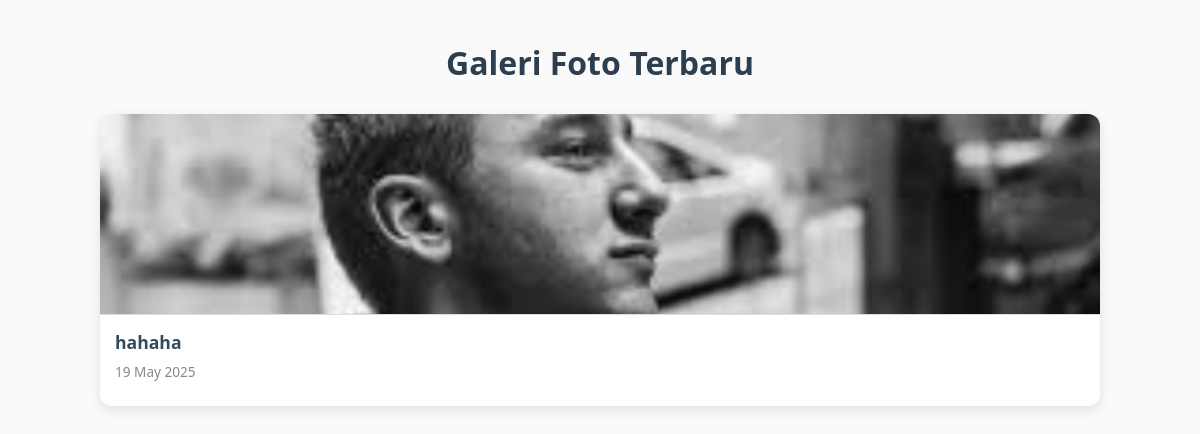
The app's page /galeri/, older data.
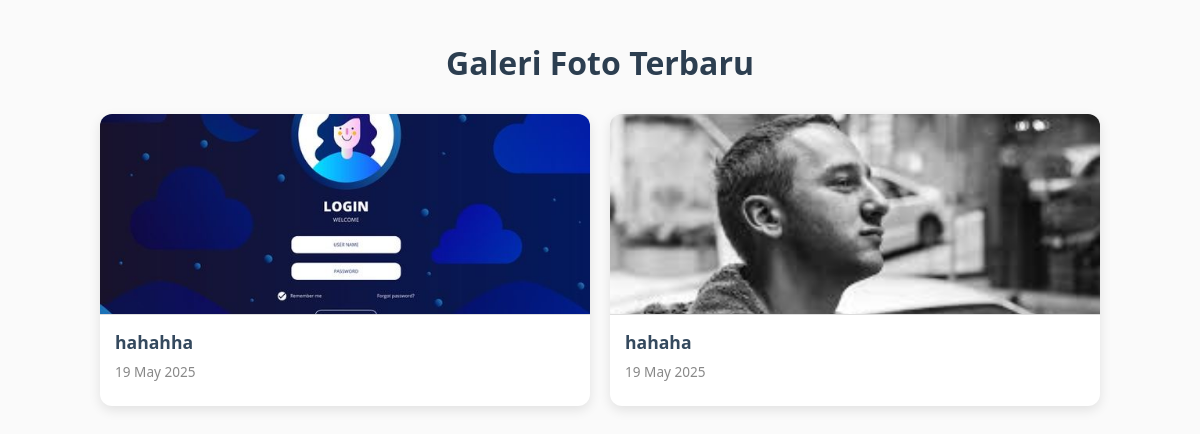
The same page, newer data.
### web/models.py (models this page shows, shortened)
class Galeri(models.Model):
    judul = models.CharField(max_length=200)
    gambar = models.ImageField(upload_to='galeri/')
    keterangan = models.TextField(blank=True, null=True)
    tanggal_upload = models.DateTimeField(auto_now_add=True)

### web/views.py (the view)
# urls.py: path('galeri/', views.galeri_list, name='galeri_list'),
def galeri_list(request):
    galeri = Galeri.objects.all().order_by('-tanggal_upload')
    return render(request, 'web/galeri_list.html', {'galeri': galeri})

### web/templates/web/galeri_list.html (shortened to what this page needs)
<!DOCTYPE html>
<html lang="id">
<head>
  <link href="https://cdn.jsdelivr.net/npm/aos@2.3.4/dist/aos.css" rel="stylesheet" />
</head>
<body>
  <h1>Galeri Foto Terbaru</h1>
  <div class="galeri-container">
    {% for foto in galeri %}
    <div class="galeri-item" data-aos="zoom-in" data-aos-delay="{{ forloop.counter0|add:"100" }}">
      {% if foto.gambar %}
      <img src="{{ foto.gambar.url }}" alt="{{ foto.judul }}" class="galeri-image" />
      {% else %}
      <img src="https://via.placeholder.com/400x200?text=No+Image" alt="No Image" class="galeri-image" />
      {% endif %}
      <div class="galeri-info">
        <h2 class="galeri-title">{{ foto.judul }}</h2>
        <time class="galeri-date">{{ foto.tanggal_upload|date:"d M Y" }}</time>
      </div>
    </div>
    {% empty %}
    <p>Tidak ada foto tersedia di galeri.</p>
    {% endfor %}
  </div>
</body>
</html>

Row changes from the older to the newer data that the page shows:
added Galeri: gambar (picture), judul "hahahha", tanggal_upload "19 May 2025"
